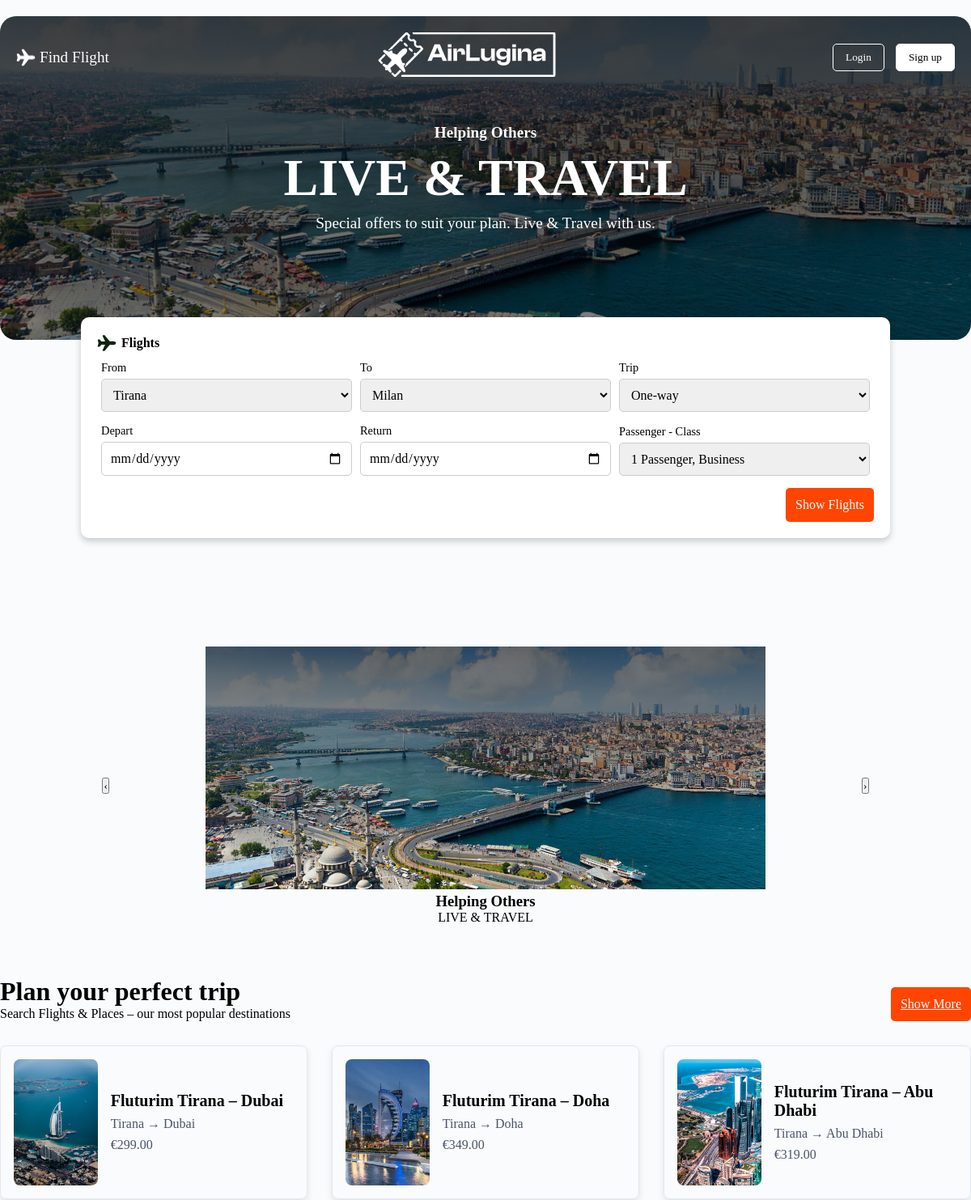
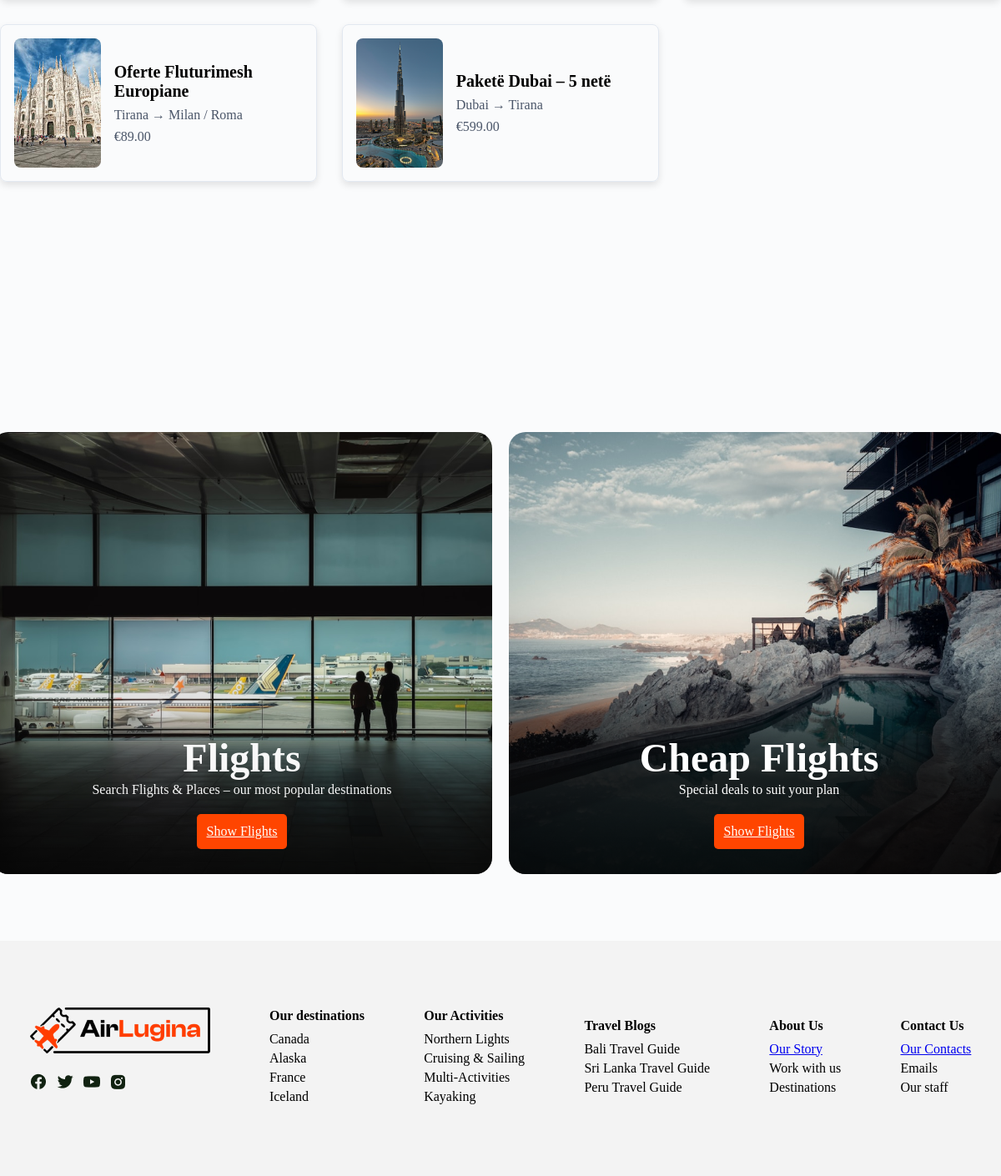
The page / on the database its author committed (2 pictures, top to bottom).
### tables this page shows
CREATE TABLE IF NOT EXISTS pages (
    id INT AUTO_INCREMENT PRIMARY KEY,
    slug VARCHAR(100) NOT NULL UNIQUE,
    title VARCHAR(255) NOT NULL,
    content TEXT,
    created_at TIMESTAMP DEFAULT CURRENT_TIMESTAMP,
    updated_at TIMESTAMP DEFAULT CURRENT_TIMESTAMP ON UPDATE CURRENT_TIMESTAMP
);

CREATE TABLE IF NOT EXISTS slider (
    id INT AUTO_INCREMENT PRIMARY KEY,
    title VARCHAR(255),
    subtitle VARCHAR(255),
    image_path VARCHAR(255),
    sort_order INT DEFAULT 0,
    created_at TIMESTAMP DEFAULT CURRENT_TIMESTAMP
);

CREATE TABLE IF NOT EXISTS products (
    id INT AUTO_INCREMENT PRIMARY KEY,
    title VARCHAR(255) NOT NULL,
    description TEXT,
    from_location VARCHAR(100),
    to_location VARCHAR(100),
    price DECIMAL(10,2),
    image_path VARCHAR(255),
    pdf_path VARCHAR(255),
    created_by INT,
    updated_by INT,
    created_at TIMESTAMP DEFAULT CURRENT_TIMESTAMP,
    updated_at TIMESTAMP DEFAULT CURRENT_TIMESTAMP ON UPDATE CURRENT_TIMESTAMP,
    FOREIGN KEY (created_by) REFERENCES users(id) ON DELETE SET NULL,
    FOREIGN KEY (updated_by) REFERENCES users(id) ON DELETE SET NULL
);

### classes/Database.php (called while the page is built, shortened)
<?php
class Database
{
    private static $instance = null;
    private static $config = [];
    public static function getConfig()
    {
        if (empty(self::$config)) {
            $path = dirname(__DIR__) . '/config/database.php';
            self::$config = require $path;
        }
        return self::$config;
    }
    public static function getConnection()
    {
        if (self::$instance === null) {
            $c = self::getConfig();
            $dsn = sprintf(
                'mysql:host=%s;dbname=%s;charset=%s',
                $c['host'],
                $c['dbname'],
                $c['charset']
            );
            try {
                self::$instance = new PDO($dsn, $c['username'], $c['password'], [
                    PDO::ATTR_ERRMODE => PDO::ERRMODE_EXCEPTION,
                    PDO::ATTR_DEFAULT_FETCH_MODE => PDO::FETCH_ASSOC,
                ]);
            } catch (PDOException $e) {
                die('Lidhja me databazen deshtoi: ' . $e->getMessage());
            }
        }
        return self::$instance;
    }
}

### config/database.php (called while the page is built)
<?php
return [
    'host'     => 'localhost',
    'dbname'   => 'airlugina_db',
    'username' => 'root',
    'password' => '',
    'charset'  => 'utf8mb4',
];

### classes/Auth.php (called while the page is built, shortened)
<?php
class Auth
{
    public function isLoggedIn()
    {
        return !empty($_SESSION['user_id']);
    }
}

### classes/Contact.php (called while the page is built, shortened)
<?php
class Contact
{
    private $db;
    public function __construct()
    {
        $this->db = Database::getConnection();
    }
    public function getPageBySlug($slug)
    {
        $stmt = $this->db->prepare('SELECT * FROM pages WHERE slug = ? LIMIT 1');
        $stmt->execute([$slug]);
        $row = $stmt->fetch();
        return $row ?: null;
    }
    public function getSliderItems()
    {
        $stmt = $this->db->query('SELECT * FROM slider ORDER BY sort_order ASC, id ASC');
        return $stmt->fetchAll();
    }
}

### classes/Product.php (called while the page is built, shortened)
<?php
class Product
{
    private $db;
    public function __construct()
    {
        $this->db = Database::getConnection();
    }
    public function getAll($limit = 50)
    {
        $limit = (int) $limit;
        $sql = "SELECT p.*,
                u1.first_name AS created_by_name, u1.last_name AS created_by_surname,
                u2.first_name AS updated_by_name, u2.last_name AS updated_by_surname
                FROM products p
                LEFT JOIN users u1 ON p.created_by = u1.id
                LEFT JOIN users u2 ON p.updated_by = u2.id
                ORDER BY p.created_at DESC LIMIT " . $limit;
        $stmt = $this->db->query($sql);
        return $stmt->fetchAll();
    }
}

### index.php (the view, shortened to what this page needs)
<?php
$auth = new Auth();
$contactModel = new Contact();
$productModel = new Product();
$homePage = $contactModel->getPageBySlug('home');
$sliderItems = $contactModel->getSliderItems();
$products = $productModel->getAll(9);
$heroSubtitle = $homePage['title'] ?? 'Helping Others';
$heroTitle = 'LIVE & TRAVEL';
$heroDesc = $homePage['content'] ?? 'Special offers to suit your plan.';
if (!empty($sliderItems)) {
    $first = $sliderItems[0];
    $heroSubtitle = $first['title'] ?? $heroSubtitle;
    $heroTitle = $first['subtitle'] ?? $heroTitle;
}
require __DIR__ . '/includes/header.php';
?>
      <div class="form-container">
        <div><h2 style="font-size: 1em; display: flex; align-items: center;"><img src="assets/Images/airplanee.png" alt="icon" style="padding-right: 6px;"> Flights</h2></div>
        <form action="products.php" method="get">
          <div class="form-group">
            <div>
              <label for="from">From</label>
              <select id="from" name="from">
                <option value="Tirana">Tirana</option>
              </select>
            </div>
            <div>
              <label for="to">To</label>
              <select id="to" name="to">
                <option value="Milan">Milan</option>
              </select>
            </div>
            <div>
              <label for="trip">Trip</label>
              <select id="trip" name="trip">
                <option value="one-way">One-way</option>
              </select>
            </div>
          </div>
          <div class="form-group">
            <div>
              <label for="depart">Depart</label>
              <input type="date" id="depart" name="depart">
            </div>
            <div>
              <label for="return">Return</label>
              <input type="date" id="return" name="return">
            </div>
            <div>
              <label for="passenger-class">Passenger - Class</label>
              <select id="passenger-class" name="passenger-class">
                <option value="1-business">1 Passenger, Business</option>
              </select>
            </div>
          </div>
          <button type="submit" class="submit-btn">Show Flights</button>
        </form>
      </div>
      <?php if (count($sliderItems) > 1): ?>
      <div class="slider-container" style="max-width: 1200px; margin: 2rem auto; overflow: hidden; position: relative;">
        <div class="hero-slider" style="display: flex; transition: transform 0.5s;">
          <?php foreach ($sliderItems as $slide): ?>
            <div class="slide" style="min-width: 100%; text-align: center; padding: 2rem;">
              <?php if (!empty($slide['image_path'])): ?>
                <img src="<?= htmlspecialchars($slide['image_path']) ?>" alt="<?= htmlspecialchars($slide['title'] ?? '') ?>" style="max-width: 100%; max-height: 300px; object-fit: cover;">
              <?php endif; ?>
              <h3><?= htmlspecialchars($slide['title'] ?? '') ?></h3>
              <p><?= htmlspecialchars($slide['subtitle'] ?? '') ?></p>
            </div>
          <?php endforeach; ?>
        </div>
        <button type="button" class="slider-prev" style="position: absolute; left: 10px; top: 50%; transform: translateY(-50%);">‹</button>
        <button type="button" class="slider-next" style="position: absolute; right: 10px; top: 50%; transform: translateY(-50%);">›</button>
      </div>
      <?php endif; ?>
      <div class="offerts">
        <div class="tit">
          <div class="features">
            <h1>Plan your perfect trip</h1>
            <p>Search Flights & Places – our most popular destinations</p>
          </div>
          <div>
            <a href="products.php" class="submit-btn">Show More</a>
          </div>
        </div>
        <div class="cards">
          <?php if (!empty($products)): ?>
            <?php foreach (array_slice($products, 0, 9) as $p): ?>
              <div class="card">
                <?php if (!empty($p['image_path'])): ?>
                  <img src="<?= htmlspecialchars($p['image_path']) ?>" alt="<?= htmlspecialchars($p['title']) ?>" class="card-image">
                <?php else: ?>
                  <img src="assets/Images/Frame 197-1.png" alt="Card Image" class="card-image">
                <?php endif; ?>
                <div class="card-content">
                  <h3 class="card-title"><?= htmlspecialchars($p['title']) ?></h3>
                  <p class="card-text"><?= htmlspecialchars($p['from_location'] . ' → ' . $p['to_location']) ?></p>
                  <?php if (!empty($p['price'])): ?><p class="card-text">€<?= number_format($p['price'], 2) ?></p><?php endif; ?>
                </div>
              </div>
            <?php endforeach; ?>
          <?php endif; ?>
        </div>
      </div>
      <div class="fli">
        <div class="cardd">
          <h1 style="font-size: 3rem; margin-bottom: 2px;">Flights</h1>
          <p style="font-size: 1rem; margin-bottom: 20px;">Search Flights & Places – our most popular destinations</p>
          <a href="products.php" class="submit-btn" style="display: inline-flex;">Show Flights</a>
        </div>
        <div class="cardd2">
          <h1 style="font-size: 3rem; margin-bottom: 2px;">Cheap Flights</h1>
          <p style="font-size: 1rem; margin-bottom: 20px;">Special deals to suit your plan</p>
          <a href="products.php" class="submit-btn" style="display: inline-flex;">Show Flights</a>
        </div>
      </div>
<?php require __DIR__ . '/includes/footer.php'; ?>

### includes/header.php (shortened to what this page needs)
<!DOCTYPE html>
<html lang="en">
<head>
    <link rel="stylesheet" href="assets/landingpage.css">
</head>
<body>
    <div class="hero">
        <div class="hero-overlay">
            <nav class="navbar">
                <div style="display: flex;" class="left-nav">
                    <img style="margin-right: 5px;" src="assets/Images/logo.png" alt="">
                    <a href="index.php">Find Flight</a>
                </div>
                <div class="logo">
                    <span><img src="assets/Images/AirLuginaBARDH.png" alt=""></span>
                </div>
                <div class="buttons">
                    <?php if ($auth->isLoggedIn()): ?>
                        <span class="user-name-nav"><?= htmlspecialchars($auth->userName()) ?></span>
                        <?php if ($auth->isAdmin()): ?>
                            <button class="log"><a href="admin/dashboard.php">Dashboard</a></button>
                        <?php endif; ?>
                        <button class="sig"><a href="logout.php">Logout</a></button>
                    <?php else: ?>
                        <button class="log"><a href="login.php">Login</a></button>
                        <button class="sig"><a href="signup.php">Sign up</a></button>
                    <?php endif; ?>
                </div>
            </nav>
            <h3><?= htmlspecialchars($heroSubtitle ?? 'Helping Others') ?></h3>
            <h1><?= htmlspecialchars($heroTitle ?? 'LIVE & TRAVEL') ?></h1>
            <p><?= htmlspecialchars($heroDesc ?? 'Special offers to suit your plan') ?></p>
        </div>
    </div>
    <nav class="nav-links">
        <a href="index.php">Home</a>
        <a href="about.php">About Us</a>
        <a href="products.php">Products</a>
        <a href="news.php">News</a>
        <a href="contact.php">Contact Us</a>
    </nav>

### includes/footer.php
    <div class="foot">
        <div class="footer">
            <div class="lugina-logo">
                <div class="air-img">
                    <img src="assets/Images/AirLugina.png" alt="Air-Lugina">
                </div>
                <div class="social-medias">
                    <img src="assets/Images/Social-medias.png" alt="Social-Medias">
                </div>
            </div>
            <div class="our-destinations">
                <h4>Our destinations</h4>
                <p>Canada</p>
                <p>Alaska</p>
                <p>France</p>
                <p>Iceland</p>
            </div>
            <div class="our-destinations">
                <h4>Our Activities</h4>
                <p>Northern Lights</p>
                <p>Cruising & Sailing</p>
                <p>Multi-Activities</p>
                <p>Kayaking</p>
            </div>
            <div class="our-destinations">
                <h4>Travel Blogs</h4>
                <p>Bali Travel Guide</p>
                <p>Sri Lanka Travel Guide</p>
                <p>Peru Travel Guide</p>
            </div>
            <div class="our-destinations">
                <h4>About Us</h4>
                <p><a href="about.php">Our Story</a></p>
                <p>Work with us</p>
                <p>Destinations</p>
            </div>
            <div class="our-destinations">
                <h4>Contact Us</h4>
                <p><a href="contact.php">Our Contacts</a></p>
                <p>Emails</p>
                <p>Our staff</p>
            </div>
        </div>
    </div>
</body>
</html>

### includes/header.php (style rules this page uses)
.nav-links { display:flex;gap:1rem;justify-content:center;padding:0.75rem;background:#f5f5f5;flex-wrap:wrap }
.nav-links a { color:#333;text-decoration:none }

### rows shown on the page
pages: content "Special offers to suit your plan. Live & Travel with us."
slider: image_path (picture), title "Helping Others", subtitle "LIVE & TRAVEL"
products: image_path (picture), title "Fluturim Tirana – Dubai", from_location+to_location "Tirana → Dubai", price "299.00"
products: image_path (picture), title "Fluturim Tirana – Doha", from_location+to_location "Tirana → Doha", price "349.00"
products: image_path (picture), title "Fluturim Tirana – Abu Dhabi", from_location+to_location "Tirana → Abu Dhabi", price "319.00"
products: image_path (picture), title "Oferte Fluturimesh Europiane", from_location+to_location "Tirana → Milan / Roma", price "89.00"
products: image_path (picture), title "Paketë Dubai – 5 netë", from_location+to_location "Dubai → Tirana", price "599.00"

### other values the page prints
$heroSubtitle "Helping Others"
$heroTitle "LIVE & TRAVEL"
